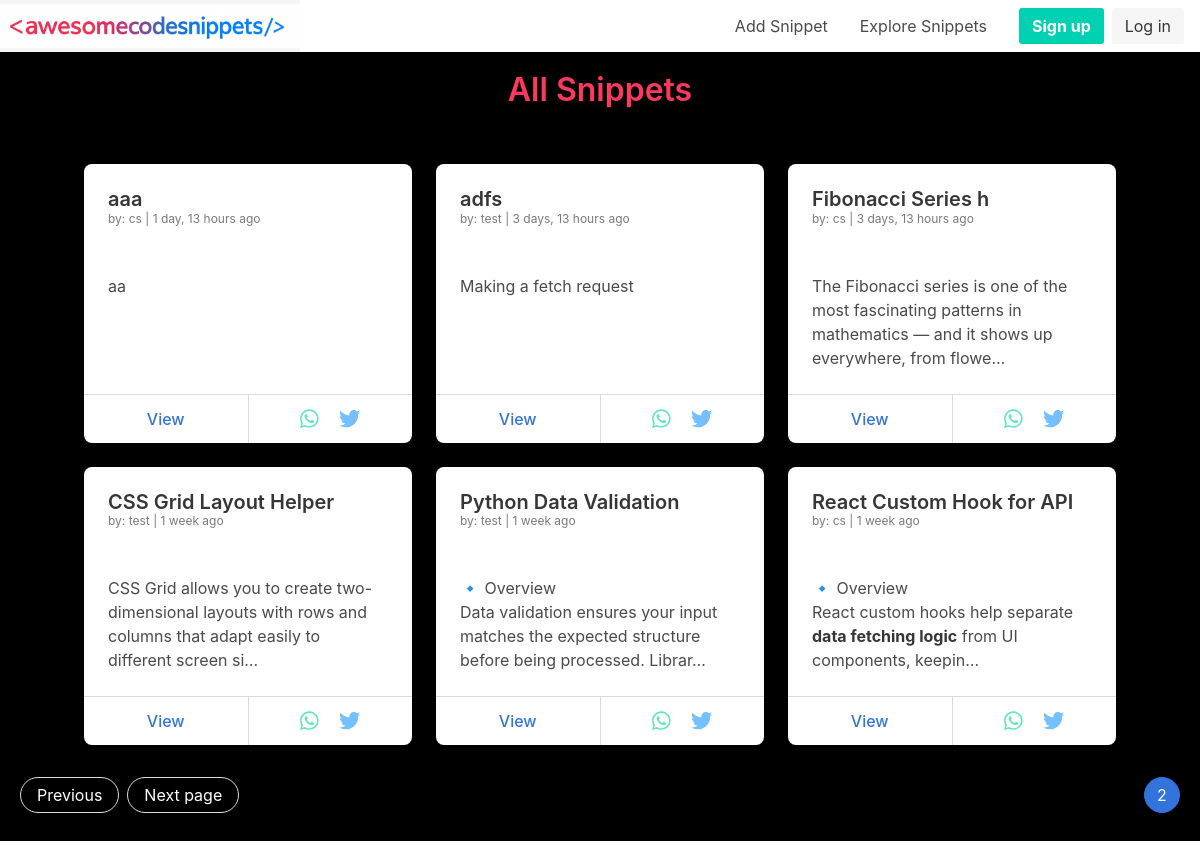
Screenshot of /snippet/list/?page=2 with the database file from the repository.
### snippets/models.py (models this page shows, shortened)
class Snippet(models.Model):
    title=models.CharField(max_length=500)
    coder=models.ForeignKey(CustomUser,on_delete=models.CASCADE)
    description=CKEditor5Field(blank=True,null=True)
    description_html=models.TextField(editable=False)
    code=models.TextField()
    highlighted_code=models.TextField(editable=False)
    tags=TagField()
    publication_date=models.DateTimeField(editable=False)
    updated_date=models.DateTimeField(editable=False)
    language = models.CharField(choices=LANGUAGE_CHOICES, default='python', max_length=100)
    style = models.CharField(choices=STYLE_CHOICES, default='friendly', max_length=100)
    class Meta:
        ordering=['-publication_date']
    def get_absolute_url(self):
        return reverse('detail_snippet',args=[str(self.pk)])

class CustomUser(AbstractUser):
    name=models.CharField(_("Name"),max_length=200)
    class Meta:
        unique_together=('name','email','id')

### snippets/views.py (the view)
# urls.py: path('snippet/list/',ListSnippet.as_view(),name='list_snippet'),
class ListSnippet(ListView):
    template_name='snippets/list.html'
    model=Snippet
    paginate_by=6
    def get_queryset(self):
        if self.request.path=='/snippet/user/' and self.request.user.is_authenticated==True:
            return super().get_queryset().filter(coder=self.request.user)
        elif self.request.path=='/snippet/user/':
             raise PermissionDenied
        return super().get_queryset()

### templates/snippets/list.html (shortened to what this page needs)
{% extends 'base.html' %}
{% block content %}
{% load static %}
{% load humanize %}
<link rel="stylesheet" href="{% static 'css/list.css' %}">
{% include 'navbar.html' %}
<div class="main-section">
  <div>
    {% if request.path == '/snippet/user/' %}
    <p class='has-text-danger is-centered title' style="text-align: center;">My Snippets</p>
    {% else %}
    <p class='has-text-danger is-centered title' style="text-align: center;">All Snippets</p>
    {% endif %}
    <div class="snippet-list">
      <div class="snippet-grid">
        {% for object in object_list %}
        <div class="card my-cards">
          <div class="card-content">
            <p class="title is-5 has-text-dark">{{ object.title }}</p>
            <p class="subtitle is-7 has-text-grey">
              by: {{ object.coder.username|default:"NA" }} | {{ object.publication_date|naturaltime }}
            </p>
            <p class="subtitle is-6 has-text-info truncate-text">
              {{ object.description_html|safe|truncatechars:120 }}
            </p>
          </div>
          <footer class="card-footer">
            <p class="card-footer-item">
              <a href="{% url 'detail_snippet' object.id %}">View</a>
            </p>
            <p class="card-footer-item share-links">
              <a href="https://wa.me/?text={{ object.title|urlencode }} - Check out this code snippet on AwesomeCodeSnippets! {{ object.get_absolute_url|urlencode }}"
                target="_blank" rel="noopener noreferrer">
                <i class="fab fa-whatsapp fa-lg" style="color: #63E6BE;"></i>
              </a>
              <a href="https://twitter.com/intent/tweet?text={{ object.title|urlencode }} - Check out this code snippet on AwesomeCodeSnippets! {{ request.scheme }}://{{request.get_host}}/{{ object.get_absolute_url|urlencode }}"
                target="_blank" rel="noopener noreferrer">
                <i class="fab fa-twitter fa-lg" style="color: #74C0FC;"></i>
              </a>
            </p>
          </footer>
        </div>
        {% empty %}
        <div class="notification is-warning has-text-centered">
          No Snippets Yet
        </div>
        {% endfor %}
      </div>
    </div>
    {% if page_obj.has_other_pages %}
    <nav class="pagination is-right is-rounded" role="navigation" aria-label="pagination">
      <ul class="pagination-list is-current">
        <li>
          <a class="pagination-link is-current  " aria-label="Page 1" aria-current="page">
            {{page_obj.number}}
          </a>
        </li>
      </ul>
      {% if page_obj.has_previous %}
      <a class="pagination-previous has-text-white " title="This is the first page"
        href="?page={{page_obj.previous_page_number}}">Previous</a>
      {% else %}
      <a class="pagination-previous has-text-white" title="This is the first page" disabled>Previous</a>
      {% endif %}
      {% if page_obj.has_next %}
      <a href="?page={{page_obj.next_page_number}}" class="pagination-next has-text-white">Next page</a>
      {% else %}
      <a class="pagination-next has-text-white" disabled>Next page</a>
      {% endif %}
    </nav>
    {% endif %}
  </div>
</div>
{% endblock content %}

### static/css/base.css (style rules this page uses)
html { --scrollbarBG: #CFD8DC; --thumbBG: black; }
* { scrollbar-width: 0px; scrollbar-color: var(--thumbBG) var(--scrollbarBG); }

### static/css/list.css (style rules this page uses)
body { background-color: black; }
.main-section { padding:20px; min-height: 100vh; }
.snippet-grid { display: flex; gap:20px; flex-direction: column; }
.card { border-radius: 8px; display: flex; flex-direction: column; }
.card-footer-item:hover,.pagination-previous,.pagination-next { background:black; color:white; }
.share-links { display: flex; justify-content: center; gap: 20px; }
@media (min-width: 564px) { .snippet-grid { display: grid; grid-template-columns: repeat(auto-fit, minmax(250px, 2fr)); grid-gap: 24px; } }
@media (min-width: 1024px) { .snippet-grid { display: grid; grid-template-columns: repeat(auto-fit, minmax(300px, 1fr)); grid-gap: 24px; } }
.my-cards { transition: transform 0.2s ease, box-shadow 0.2s ease; }
.truncate-text { display: -webkit-box; -webkit-line-clamp: 3; -webkit-box-orient: vertical; overflow: hidden; text-overflow: ellipsis; }
.card-footer { margin-top:auto; }
.card-footer a { color: #3273dc; font-weight: 500; }
.snippet-list { padding: 16px; }
@media (min-width: 1024px) { .snippet-list { padding:32px 64px; } }

### rows the page displays
Snippet: title "aaa", coder.username "cs", publication_date "1 day, 13 hours ago", description_html "aa"
Snippet: title "adfs", coder.username "test", publication_date "3 days, 13 hours ago", description_html "Making a fetch request"
Snippet: title "Fibonacci Series h", coder.username "cs", publication_date "3 days, 13 hours ago", description_html "The Fibonacci series is one of the most fascinating patterns in mathematics — and it shows up everywhere, from flowe…"
Snippet: title "CSS Grid Layout Helper", coder.username "test", publication_date "1 week ago", description_html "CSS Grid allows you to create two-dimensional layouts with rows and columns that adapt easily to different screen si…"
Snippet: title "Python Data Validation", coder.username "test", publication_date "1 week ago", description_html "🔹 Overview Data validation ensures your input matches the expected structure before being processed. Librar…"
Snippet: title "React Custom Hook for API", coder.username "cs", publication_date "1 week ago", description_html "🔹 Overview React custom hooks help separate data fetching logic from UI components, keepin…"

### other values shown
{{ page_obj.number }} "2"
